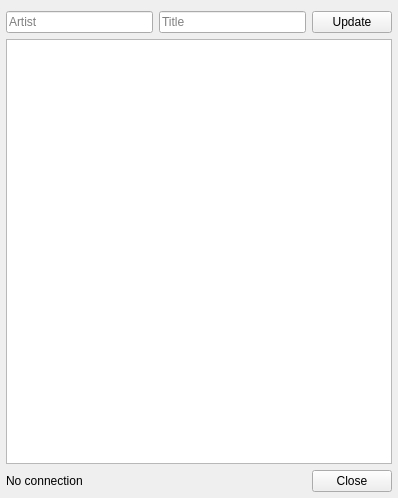
<?xml version="1.0" encoding="UTF-8"?>
<ui version="4.0">
 <class>LyricsWindow</class>
 <widget class="QWidget" name="LyricsWindow">
  <property name="geometry">
   <rect>
    <x>0</x>
    <y>0</y>
    <width>398</width>
    <height>498</height>
   </rect>
  </property>
  <property name="baseSize">
   <size>
    <width>400</width>
    <height>500</height>
   </size>
  </property>
  <property name="windowTitle">
   <string>Lyrics Window</string>
  </property>
  <property name="windowIcon">
   <iconset resource="exo.qrc">
    <normaloff>:/images/exo.png</normaloff>:/images/exo.png</iconset>
  </property>
  <layout class="QGridLayout" name="gridLayout">
   <property name="leftMargin">
    <number>6</number>
   </property>
   <property name="rightMargin">
    <number>6</number>
   </property>
   <property name="bottomMargin">
    <number>6</number>
   </property>
   <item row="0" column="0" colspan="3">
    <layout class="QHBoxLayout" name="horizontalLayout">
     <item>
      <widget class="QLineEdit" name="artistLineEdit">
       <property name="placeholderText">
        <string>Artist</string>
       </property>
      </widget>
     </item>
     <item>
      <widget class="QLineEdit" name="titleLineEdit">
       <property name="placeholderText">
        <string>Title</string>
       </property>
      </widget>
     </item>
     <item>
      <widget class="QPushButton" name="updatePushButton">
       <property name="sizePolicy">
        <sizepolicy hsizetype="Minimum" vsizetype="Fixed">
         <horstretch>0</horstretch>
         <verstretch>0</verstretch>
        </sizepolicy>
       </property>
       <property name="maximumSize">
        <size>
         <width>16777215</width>
         <height>16777215</height>
        </size>
       </property>
       <property name="baseSize">
        <size>
         <width>0</width>
         <height>0</height>
        </size>
       </property>
       <property name="toolTip">
        <string>update to current song</string>
       </property>
       <property name="text">
        <string>Update</string>
       </property>
       <property name="flat">
        <bool>false</bool>
       </property>
      </widget>
     </item>
    </layout>
   </item>
   <item row="2" column="0">
    <widget class="QLabel" name="stateLabel">
     <property name="text">
      <string>No connection</string>
     </property>
     <property name="textFormat">
      <enum>Qt::AutoText</enum>
     </property>
    </widget>
   </item>
   <item row="2" column="1">
    <spacer name="horizontalSpacer">
     <property name="orientation">
      <enum>Qt::Horizontal</enum>
     </property>
     <property name="sizeHint" stdset="0">
      <size>
       <width>383</width>
       <height>20</height>
      </size>
     </property>
    </spacer>
   </item>
   <item row="2" column="2">
    <widget class="QDialogButtonBox" name="closeButton">
     <property name="standardButtons">
      <set>QDialogButtonBox::Close</set>
     </property>
    </widget>
   </item>
   <item row="1" column="0" colspan="3">
    <widget class="QTextBrowser" name="textBrowser">
     <property name="openExternalLinks">
      <bool>true</bool>
     </property>
    </widget>
   </item>
  </layout>
 </widget>
 <resources>
  <include location="exo.qrc"/>
 </resources>
 <connections>
  <connection>
   <sender>closeButton</sender>
   <signal>rejected()</signal>
   <receiver>LyricsWindow</receiver>
   <slot>close()</slot>
   <hints>
    <hint type="sourcelabel">
     <x>466</x>
     <y>400</y>
    </hint>
    <hint type="destinationlabel">
     <x>256</x>
     <y>209</y>
    </hint>
   </hints>
  </connection>
 </connections>
</ui>
